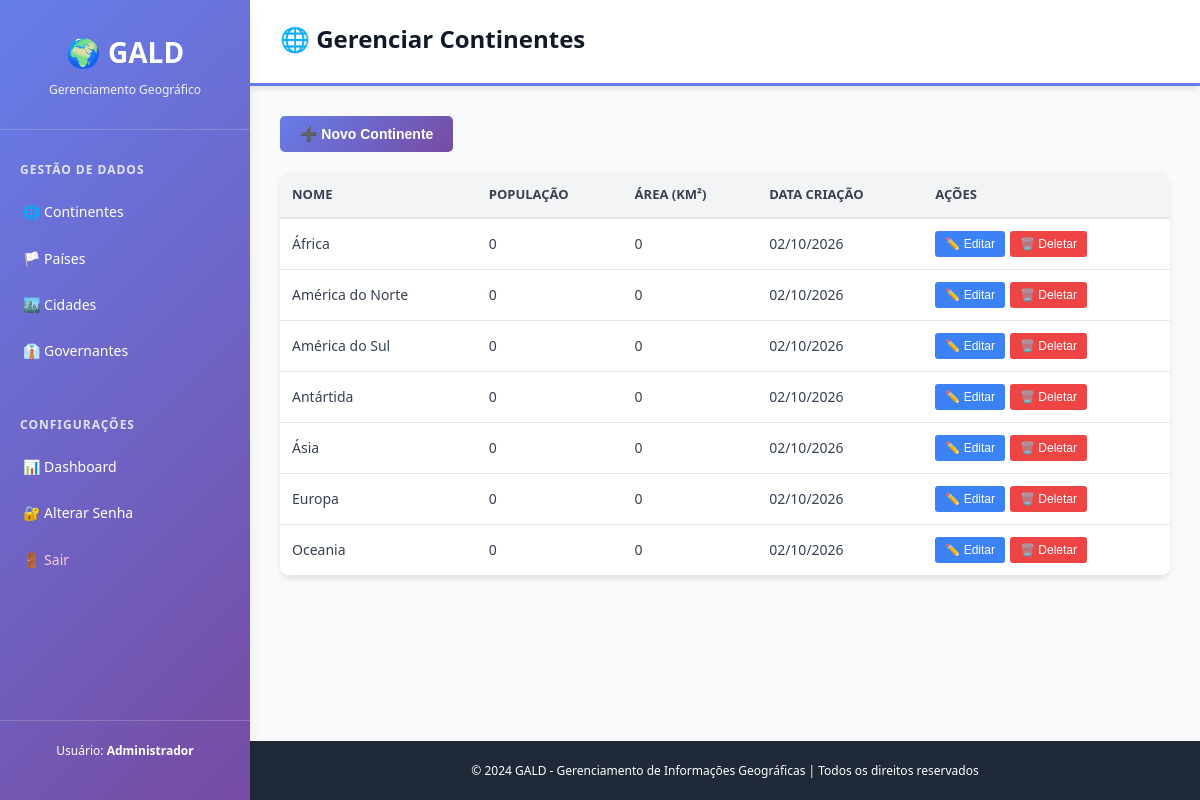
Screenshot of /telas/continentes.php (signed in) with the database file from the repository.
### tables this page shows
CREATE TABLE continentes (
    id_continente INT PRIMARY KEY AUTO_INCREMENT,
    nome VARCHAR(100) NOT NULL UNIQUE,
    populacao BIGINT DEFAULT 0,
    area_km2 BIGINT DEFAULT 0,
    total_paises INT DEFAULT 0,
    data_criacao TIMESTAMP DEFAULT CURRENT_TIMESTAMP
);

### telas/continentes.php (the view, shortened to what this page needs)
<?php
require_once('../../backend/database.php');
$sql = "SELECT * FROM continentes ORDER BY nome";
$resultado = $conn->query($sql);
$continentes = [];
if ($resultado) {
    while ($row = $resultado->fetch_assoc()) {
        $continentes[] = $row;
    }
}
?>
<!DOCTYPE html>
<html lang="pt-BR">
<head>
    <link rel="stylesheet" href="../../style.css">
</head>
<body>
    <div class="layout">
        <aside class="sidebar">
            <div class="sidebar-header">
                <h1>🌍 GALD</h1>
                <p>Gerenciamento Geográfico</p>
            </div>
            <nav class="menu">
                <div class="menu-section">
                    <h3>Gestão de Dados</h3>
                    <ul>
                        <li><a href="continentes.php" class="menu-item">🌐 Continentes</a></li>
                        <li><a href="paises.php" class="menu-item">🏳️ Países</a></li>
                        <li><a href="cidades.php" class="menu-item">🏙️ Cidades</a></li>
                        <li><a href="governantes.php" class="menu-item">👔 Governantes</a></li>
                    </ul>
                </div>
                <div class="menu-section">
                    <h3>Configurações</h3>
                    <ul>
                        <li><a href="dashboard.php" class="menu-item">📊 Dashboard</a></li>
                        <li><a href="alterar_senha.php" class="menu-item">🔐 Alterar Senha</a></li>
                        <li><a href="logout.php" class="menu-item logout">🚪 Sair</a></li>
                    </ul>
                </div>
            </nav>
            <div class="sidebar-footer">
                <p>Usuário: <strong><?php echo htmlspecialchars($_SESSION['usuario_nome']); ?></strong></p>
            </div>
        </aside>
        <main class="main-content">
            <header class="header">
                <div class="header-content">
                    <h2>🌐 Gerenciar Continentes</h2>
                </div>
            </header>
            <div class="container">
                <div style="margin-bottom: 20px;">
                    <button class="btn btn-primary" onclick="abrirModalInserir()">➕ Novo Continente</button>
                </div>
                <div class="table-container">
                    <div class="table-responsive">
                        <table>
                            <thead>
                                <tr>
                                    <th>Nome</th>
                                    <th>População</th>
                                    <th>Área (km²)</th>
                                    <th>Data Criação</th>
                                    <th>Ações</th>
                                </tr>
                            </thead>
                            <tbody>
                                <?php if (count($continentes) > 0): ?>
                                    <?php foreach ($continentes as $continente): ?>
                                    <tr>
                                        <td><?php echo htmlspecialchars($continente['nome']); ?></td>
                                        <td><?php echo number_format($continente['populacao'], 0, ',', '.'); ?></td>
                                        <td><?php echo number_format($continente['area_km2'], 0, ',', '.'); ?></td>
                                        <td><?php echo date('d/m/Y', strtotime($continente['data_criacao'])); ?></td>
                                        <td>
                                            <div class="actions">
                                                <button class="action-btn action-edit"
                                                    onclick="abrirModalEditar(<?php echo htmlspecialchars(json_encode($continente)); ?>)">
                                                    ✏️ Editar
                                                </button>
                                                <button class="action-btn action-delete"
                                                    onclick="confirmarDeletar(<?php echo $continente['id_continente']; ?>)">
                                                    🗑️ Deletar
                                                </button>
                                            </div>
                                        </td>
                                    </tr>
                                    <?php endforeach; ?>
                                <?php else: ?>
                                    <tr>
                                        <td colspan="5" style="text-align: center; color: #999;">Nenhum continente cadastrado</td>
                                    </tr>
                                <?php endif; ?>
                            </tbody>
                        </table>
                    </div>
                </div>
            </div>
            <footer class="footer">
                <p>&copy; 2024 GALD - Gerenciamento de Informações Geográficas | Todos os direitos reservados</p>
            </footer>
        </main>
    </div>
</body>
</html>

### style.css (style rules this page uses)
* { margin: 0; padding: 0; box-sizing: border-box; }
:root { --primary-color: #667eea; --secondary-color: #764ba2; --success-color: #10b981; --danger-color: #ef4444; --warning-color: #f59e0b; --info-color: #3b82f6; --gray-50: #f9fafb; --gray-100: #f3f4f6; --gray-200: #e5e7eb; --gray-300: #d1d5db; --gray-400: #9ca3af; --gray-500: #6b7280; --gray-600: #4b5563; --gray-700: #374151; --gray-800: #1f2937; --gray-900: #111827; --transition: all 0.3s ease; --shadow-sm: 0 1px 2px 0 rgba(0, 0, 0, 0.05); --shadow-md: 0 4px 6px -1px rgba(0, 0, 0, 0.1); --shadow-lg: 0 10px 15px -3px rgba(0, 0, 0, 0.1); --shadow-xl: 0 20px 25px -5px rgba(0, 0, 0, 0.1); }
html, body { height: 100%; }
body { font-family: 'Segoe UI', Tahoma, Geneva, Verdana, sans-serif; color: var(--gray-700); background-color: var(--gray-50); line-height: 1.6; }
.layout { display: grid; grid-template-columns: 250px 1fr; min-height: 100vh; }
.sidebar { background: linear-gradient(135deg, var(--primary-color) 0%, var(--secondary-color) 100%); color: white; padding: 0; position: fixed; left: 0; top: 0; height: 100vh; width: 250px; overflow-y: auto; box-shadow: var(--shadow-lg); z-index: 1000; }
.sidebar-header { padding: 30px 20px; border-bottom: 1px solid rgba(255, 255, 255, 0.2); text-align: center; }
.sidebar-header h1 { font-size: 28px; margin-bottom: 5px; }
.sidebar-header p { font-size: 12px; opacity: 0.9; }
.menu { padding: 20px 0; }
.menu-section { margin-bottom: 30px; }
.menu-section h3 { font-size: 12px; text-transform: uppercase; padding: 10px 20px; opacity: 0.8; font-weight: 600; letter-spacing: 1px; }
.menu-section ul { list-style: none; }
.menu-item { display: block; padding: 12px 20px; color: white; text-decoration: none; transition: var(--transition); font-size: 14px; border-left: 3px solid transparent; }
.menu-item.logout { color: #ffcccc; }
.sidebar-footer { position: absolute; bottom: 20px; left: 0; right: 0; padding: 20px; border-top: 1px solid rgba(255, 255, 255, 0.2); font-size: 12px; text-align: center; }
.main-content { grid-column: 2; display: flex; flex-direction: column; }
.header { background: white; padding: 20px 30px; box-shadow: var(--shadow-md); display: flex; justify-content: space-between; align-items: center; border-bottom: 3px solid var(--primary-color); }
.header-content h2 { font-size: 24px; color: var(--gray-900); margin-bottom: 5px; }
.container { padding: 30px; flex: 1; overflow-y: auto; }
.footer { background: var(--gray-800); color: white; text-align: center; padding: 20px; font-size: 12px; margin-top: auto; }
table { width: 100%; border-collapse: collapse; }
th { background-color: var(--gray-100); padding: 12px; text-align: left; font-weight: 600; color: var(--gray-700); border-bottom: 2px solid var(--gray-200); font-size: 13px; text-transform: uppercase; }
td { padding: 12px; border-bottom: 1px solid var(--gray-200); font-size: 14px; }
.btn { display: inline-block; padding: 10px 20px; border: none; border-radius: 5px; font-size: 14px; font-weight: 600; cursor: pointer; text-decoration: none; transition: var(--transition); text-align: center; }
.btn-primary { background: linear-gradient(135deg, var(--primary-color) 0%, var(--secondary-color) 100%); color: white; }
.table-container { background: white; border-radius: 10px; box-shadow: var(--shadow-md); overflow: hidden; }
.table-responsive { overflow-x: auto; }
.actions { display: flex; gap: 5px; }
.action-btn { padding: 6px 10px; font-size: 12px; border: none; border-radius: 3px; cursor: pointer; transition: var(--transition); }
.action-edit { background-color: var(--info-color); color: white; }
.action-delete { background-color: var(--danger-color); color: white; }

### rows the page displays
continentes: nome "África", populacao "0", area_km2 "0", data_criacao "02/10/2026"
continentes: nome "América do Norte", populacao "0", area_km2 "0", data_criacao "02/10/2026"
continentes: nome "América do Sul", populacao "0", area_km2 "0", data_criacao "02/10/2026"
continentes: nome "Antártida", populacao "0", area_km2 "0", data_criacao "02/10/2026"
continentes: nome "Ásia", populacao "0", area_km2 "0", data_criacao "02/10/2026"
continentes: nome "Europa", populacao "0", area_km2 "0", data_criacao "02/10/2026"
continentes: nome "Oceania", populacao "0", area_km2 "0", data_criacao "02/10/2026"

### other values shown
$_SESSION['usuario_nome'] "Administrador"
